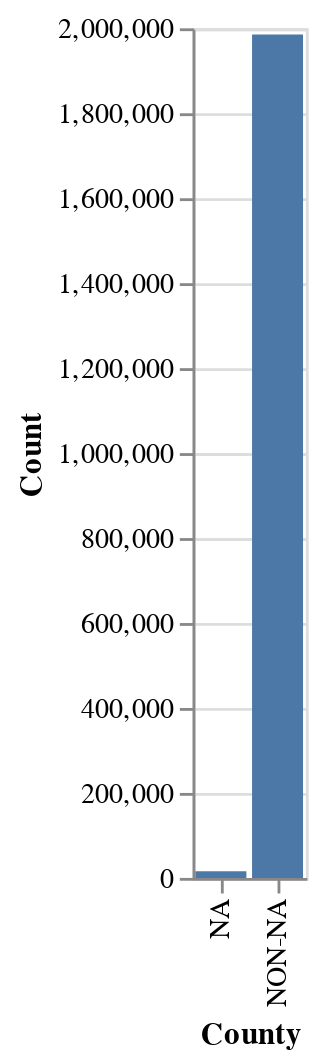

The cell this chart's notebook holds for it:
### Code cell
source = pd.DataFrame({
'County': ['NA', 'NON-NA'],
'Count': [sales_data['county'].isna().sum(),
      len(sales_data) - sales_data['county'].isna().sum()
     ]
    })

alt.Chart(source).mark_bar().encode(
    x = 'County',
    y ='Count'
)

### Figure 1 — Vega-Lite specification as saved in the notebook (floating-point values rounded to 4 significant figures)
{"config": {"view": {"continuousWidth": 400, "continuousHeight": 300}}, "data": {"name": "data-f7ee95049784b63c3cce58b97a524969"}, "mark": "bar", "encoding": {"x": {"type": "nominal", "field": "County"}, "y": {"type": "quantitative", "field": "Count"}}, "$schema": "https://vega.github.io/schema/vega-lite/v4.0.2.json", "datasets": {"data-f7ee95049784b63c3cce58b97a524969": [{"County": "NA", "Count": 15612}, {"County": "NON-NA", "Count": 1985622}]}}
